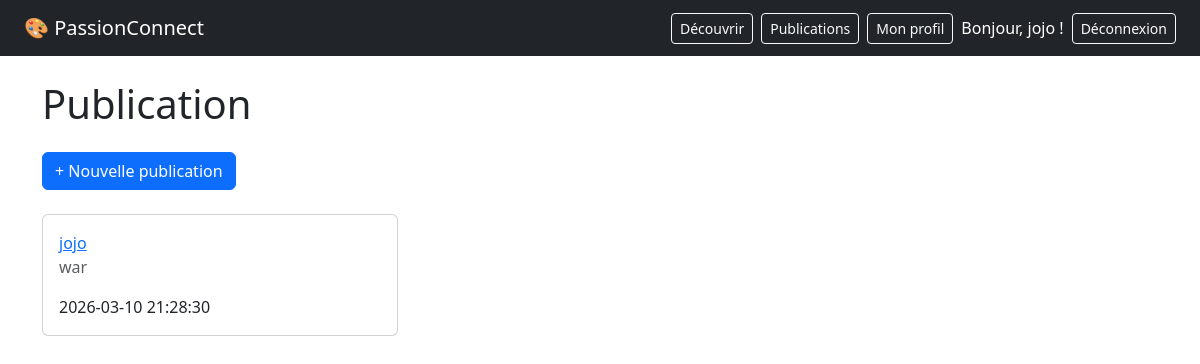
Page /publication (signed in) on the earlier database version.
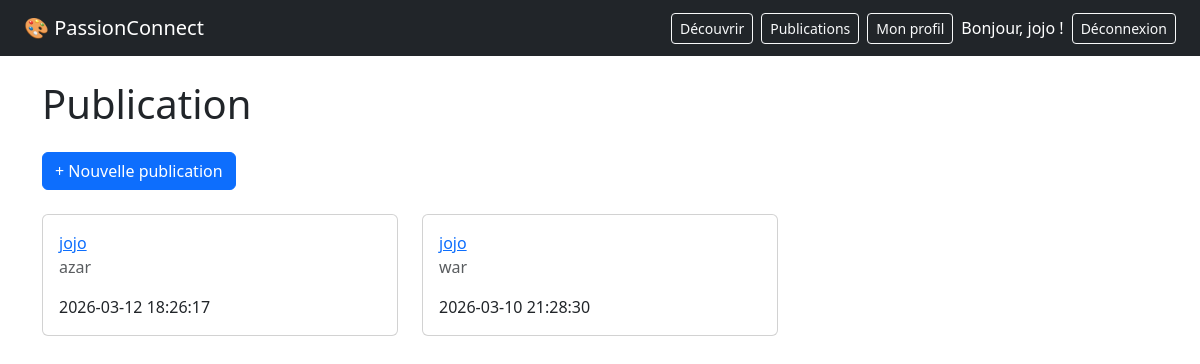
Same page on the later database version.
### tables this page shows
CREATE TABLE publication (
            id INTEGER PRIMARY KEY AUTOINCREMENT,
            contenu TEXT NOT NULL,
            image TEXT,
            created_at TIMESTAMP DEFAULT CURRENT_TIMESTAMP,
            user_id INTEGER,
            FOREIGN KEY (user_id) REFERENCES user(id)
        );

CREATE TABLE user(
            id INTEGER PRIMARY KEY AUTOINCREMENT,
            username TEXT NOT NULL UNIQUE,
            email TEXT NOT NULL UNIQUE,
            password TEXT NOT NULL,
            bio TEXT,
            photo TEXT,
            created_at TIMESTAMP DEFAULT CURRENT_TIMESTAMP           
        );

### app/publication/routes.py (the view)
@publication.route('/publication')
@login_required
def mes_publications():
    db = get_db()
    cursor = db.cursor()
    publications = cursor.execute('''
        SELECT publication.contenu, publication.created_at, user.username, user.id as user_id
        FROM publication
        JOIN user ON publication.user_id = user.id
        ORDER BY publication.created_at DESC
    ''').fetchall()
    db.close()
    return render_template('publication.html', publications = publications)

### app/__init__.py (called while the page is built)
def create_app():
    app = Flask(__name__)
    app.config.from_object(Config)
    login_manager.init_app(app)
    bcrypt.init_app(app)
    login_manager.login_view = 'auth.connexion'
    login_manager.login_message = 'Connecte-toi pour accéder à cette page.'
    from app.auth.routes import auth
    app.register_blueprint(auth)
    from app.profil.routes import profil
    app.register_blueprint(profil)
    from app.decouverte.routes import decouverte
    app.register_blueprint(decouverte)
    from app.publication.routes import publication
    app.register_blueprint(publication)
    @login_manager.user_loader
    def load_user(user_id):
        from app.models import User
        return User.get_by_id(int(user_id))
    return app

### app/models.py (called while the page is built)
    @staticmethod
    def get_by_id(user_id):
        db = get_db()
        cursor = db.cursor()
        user = cursor.execute(
            'SELECT * FROM user WHERE id = ?', (user_id,)
        ).fetchone()
        db.close()
        if user:
            return User(user['id'], user['username'], user['email'], user['bio'])
        return None

### app/templates/publication.html
{% extends 'base.html' %}
{% block contenu %}
    <h1 class="mb-4">Publication</h1>
    <a href="/publication/nouvelle" class="btn btn-primary mb-4">+ Nouvelle publication</a>
    <div class="row">
        {% for post in publications %}
            <div class="col-md-4 mb-4">
                <div class="card h-100">
                    <div class="card-body">
                        <a href="/profil/{{ post.user_id }}">{{ post.username }}</a>
                        <p class="card-text text-muted">
                            {{ post.contenu or 'Aucune bio pour l instant.' }}
                        </p>
                        <p class="card-text">{{ post.created_at }}</p>
                    </div>
                </div>
            </div>
        {% endfor %}
    </div>
{% endblock %}

Differences in the rows shown:
added publication: username "jojo", contenu "azar", created_at "2026-03-12 18:26:17"
